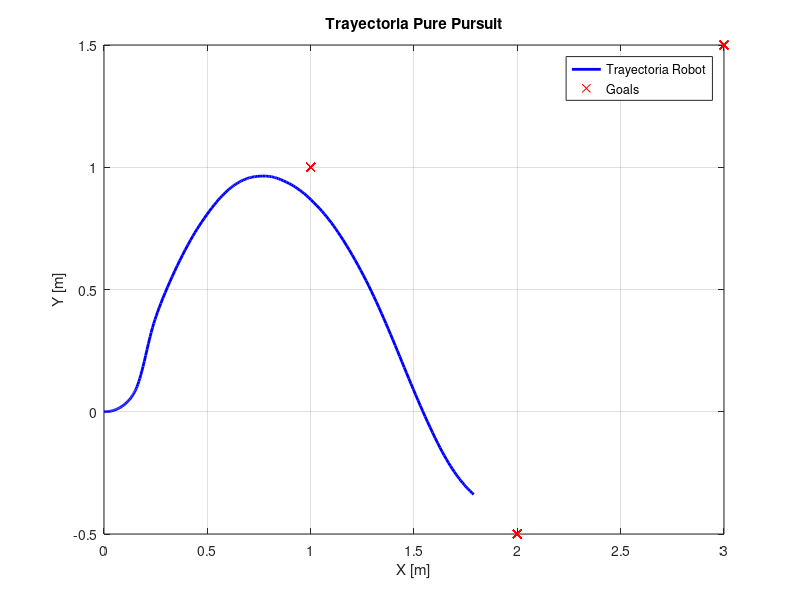
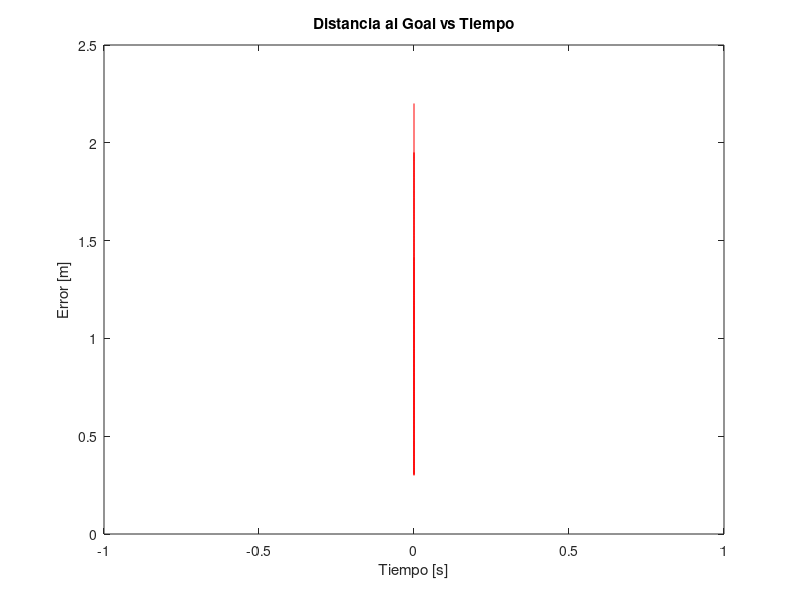

The MATLAB source for these figures, in order:
% Cargar datos
data = csvread('robot_data_log.csv', 1, 0); % El 1,0 salta la cabecera

% Asignar variables (columnas)
t = data(:,1)-data(1,1);
rx = data(:,2);
ry = data(:,3);
gx = data(:,5);
gy = data(:,6);
dist_err = data(:,7);
v = data(:,8);

% Ejemplo: Plotear trayectoria realizada vs objetivo
figure;
plot(rx, ry, 'b-', 'LineWidth', 2); hold on;
plot(gx, gy, 'rx');
legend('Trayectoria Robot', 'Goals');
grid on;
title('Trayectoria Pure Pursuit');
xlabel('X [m]'); ylabel('Y [m]');

% Ejemplo: Plotear error de distancia en el tiempo
figure;
plot(t, dist_err, 'r-');
title('Distancia al Goal vs Tiempo');
xlabel('Tiempo [s]'); ylabel('Error [m]');
